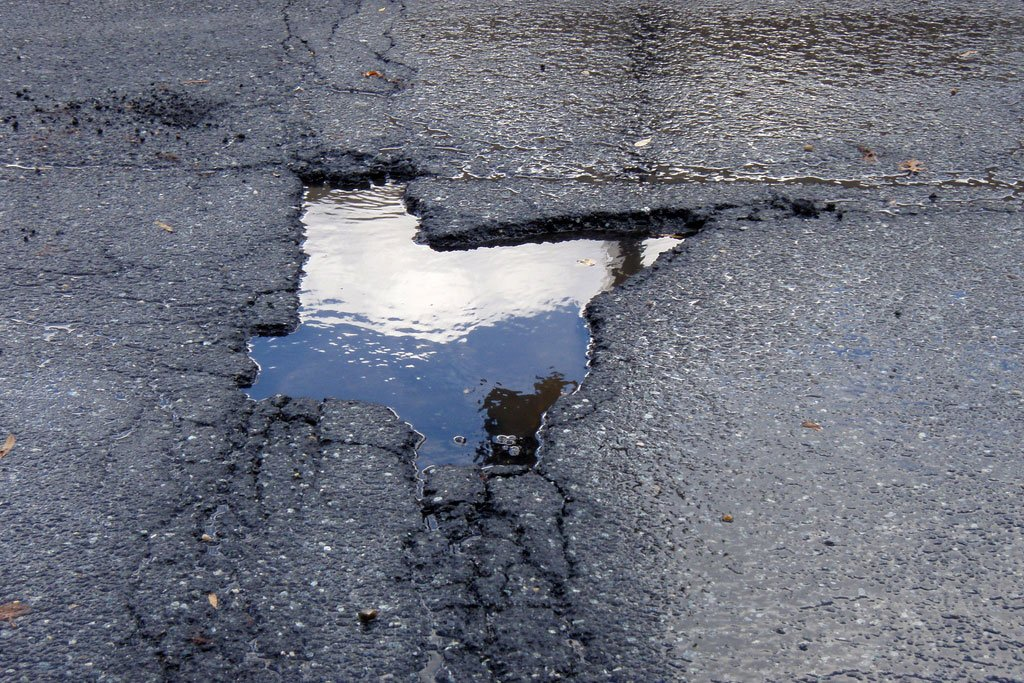
#> input picture img032.jpg, 1024 x 683 px
$ jupyter execute Untitled.ipynb   (older library calls are emulated)
#> lines starting #> are read from the running program, lines starting #| are printed output that depends on the picture; after the words box and inside, x2 and y2 are one past the last pixel; in counts of white or black regions, pixels touching at a corner belong together
[cell 1]
import numpy as np
import cv2
from matplotlib import pyplot as plt
import math


img = cv2.imread('img032.jpg')
#> img is the input picture: shape (683, 1024, 3); mean B, G, R 125.3, 112.9, 109.1
gray = cv2.cvtColor(img, cv2.COLOR_BGR2GRAY)
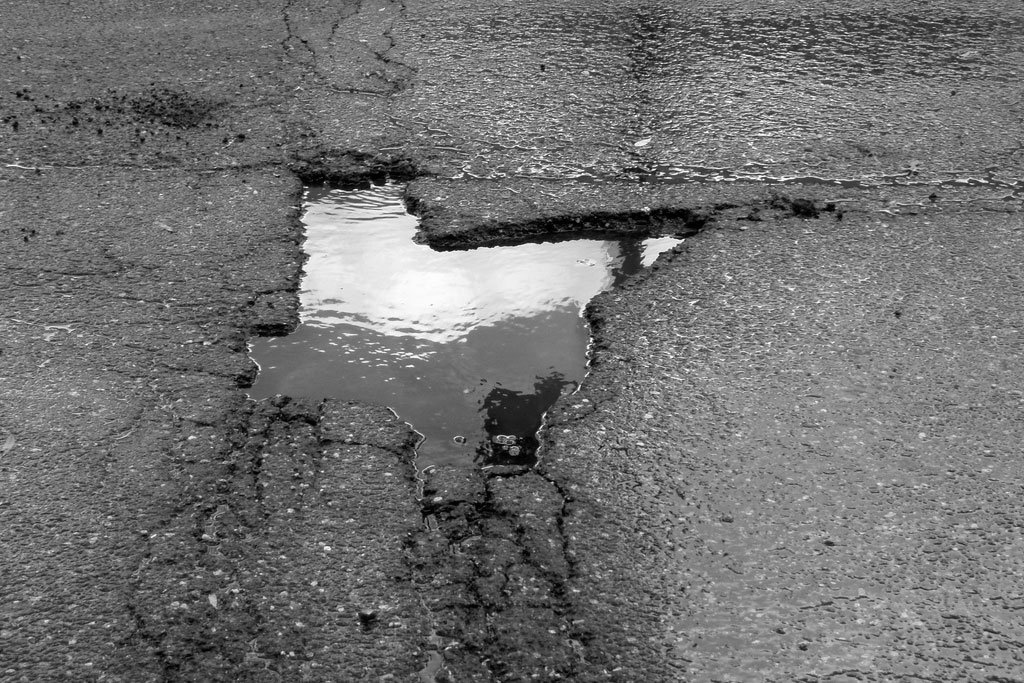
#> gray: shape (683, 1024); min 0, max 255, mean 113.2
blur = cv2.blur(gray,(3,3))
thresh = 255/2
maxValue = 255
th, dst = cv2.threshold(blur, thresh, maxValue, cv2.THRESH_BINARY_INV)
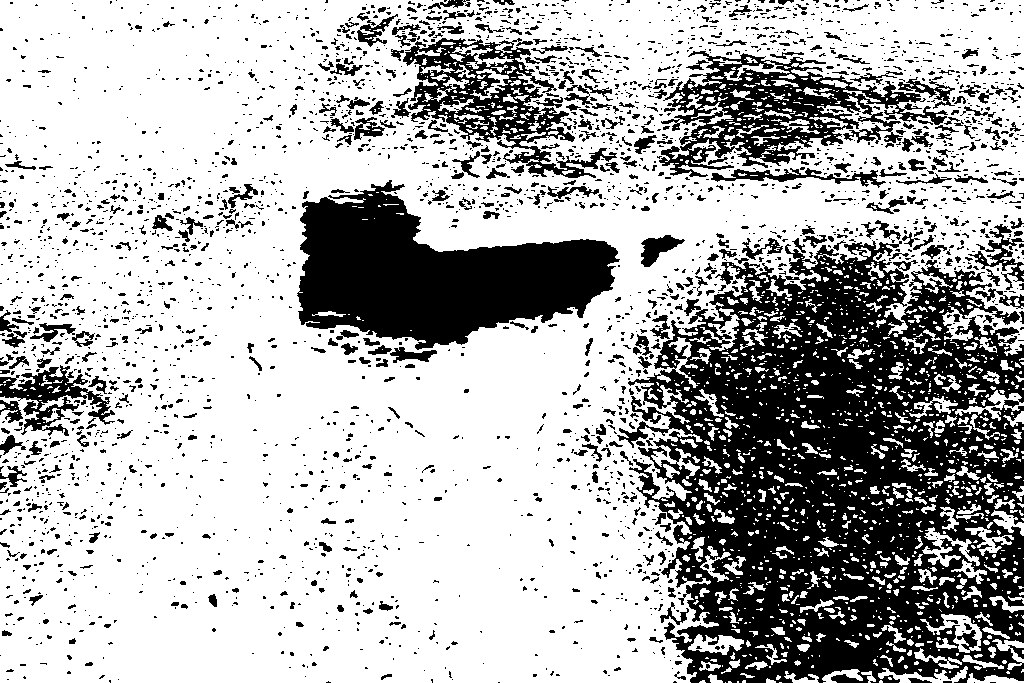
#> dst: shape (683, 1024); 69.9% white; 3158 black regions (2652 under 20 px), largest, box (x1, y1, x2, y2) and area: (617, 240, 1024, 683) 110183, (297, 180, 620, 350) 30509, (659, 51, 948, 177) 12972
#> th = 127

edges = cv2.Canny(img, thresh,maxValue)
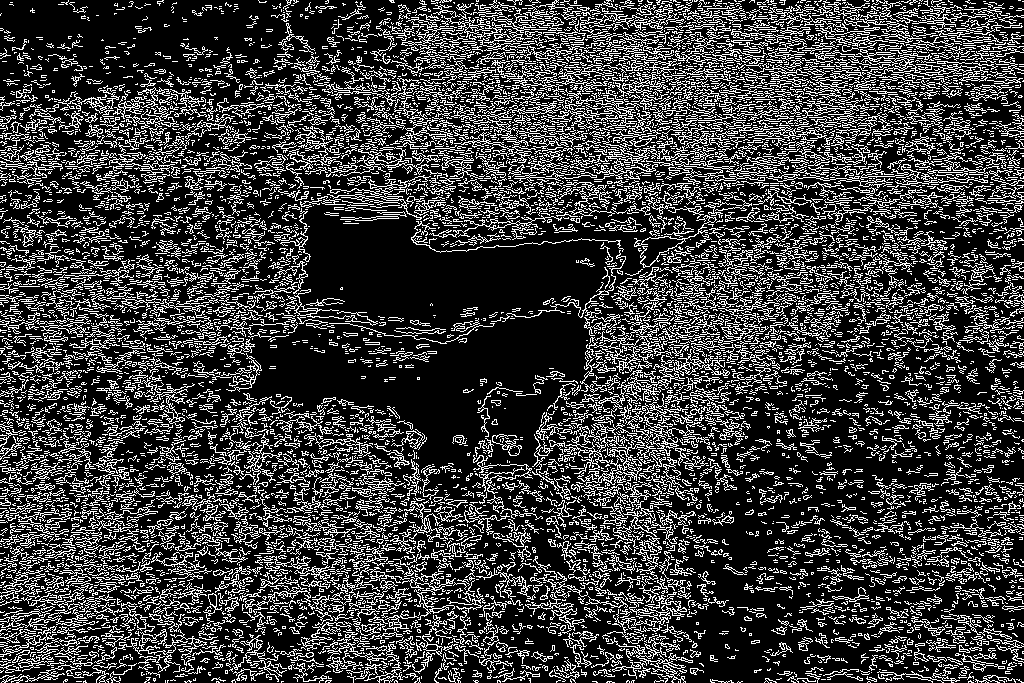
#> edges: shape (683, 1024); 23.9% white in thin lines or dots

im2, contours, hierarchy = cv2.findContours(dst, cv2.RETR_TREE, cv2.CHAIN_APPROX_SIMPLE)
#> contours = 5047 contours, 3962 with area under 20; largest, box (x1, y1, x2, y2) and area: (0, 0, 1024, 683) 549579, (296, 179, 621, 351) 31294, (658, 50, 949, 178) 16759, (402, 37, 618, 179) 13052, (710, 167, 887, 189) 1354
draw = cv2.drawContours(img, contours, -1, (0, 255, 0), 3)
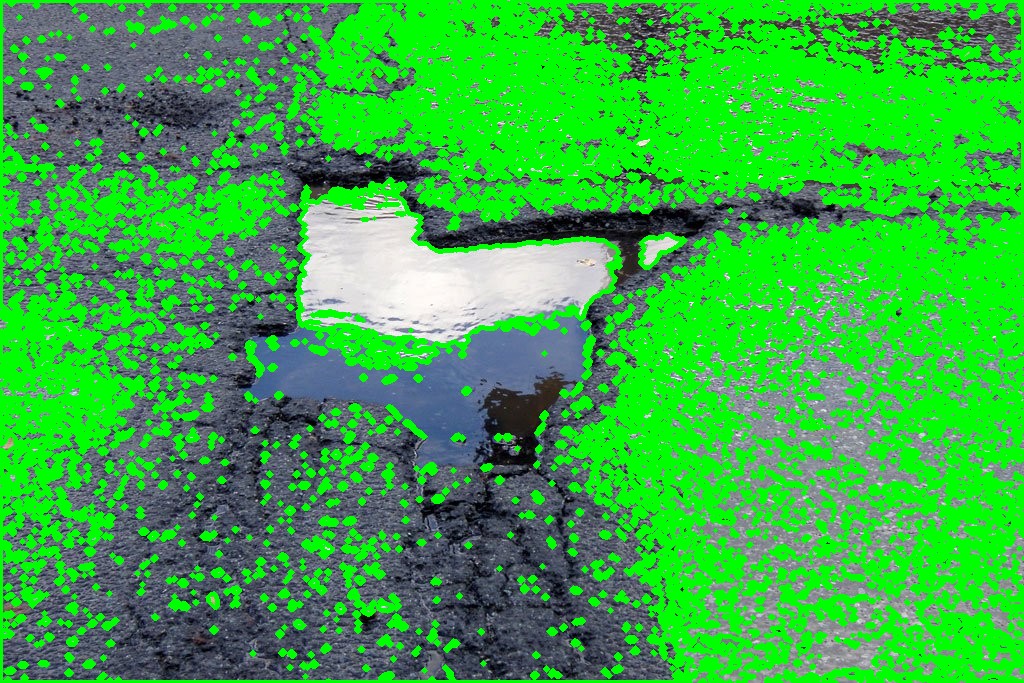
#> draw: shape (683, 1024, 3); mean B, G, R 65.6, 173.8, 55.7
# plt.imshow(draw)
ref_area = 0.0
max_index = 0
for x in range(len(contours)):
    area = cv2.contourArea(contours[x])
    if area > ref_area:
        ref_area = area
        max_index = x
#> this loop made 5047 passes
#> (area, ref_area) on passes 8, 11, 12, 26, 92, 145, 1357: (21, 21), (59.5, 59.5), (220.5, 220.5), (443.5, 443.5), (581.5, 581.5), (949.5, 949.5), (549579, 549579)
#> area on passes 16, 17, 23, 34, 35, 36: 54, 133, 209, 75.5, 99.5, 22.5
#> after the loop, max_index = 1356; ref_area = 549579
draw1 = cv2.drawContours(img, contours, max_index, (255, 0, 0), 3)
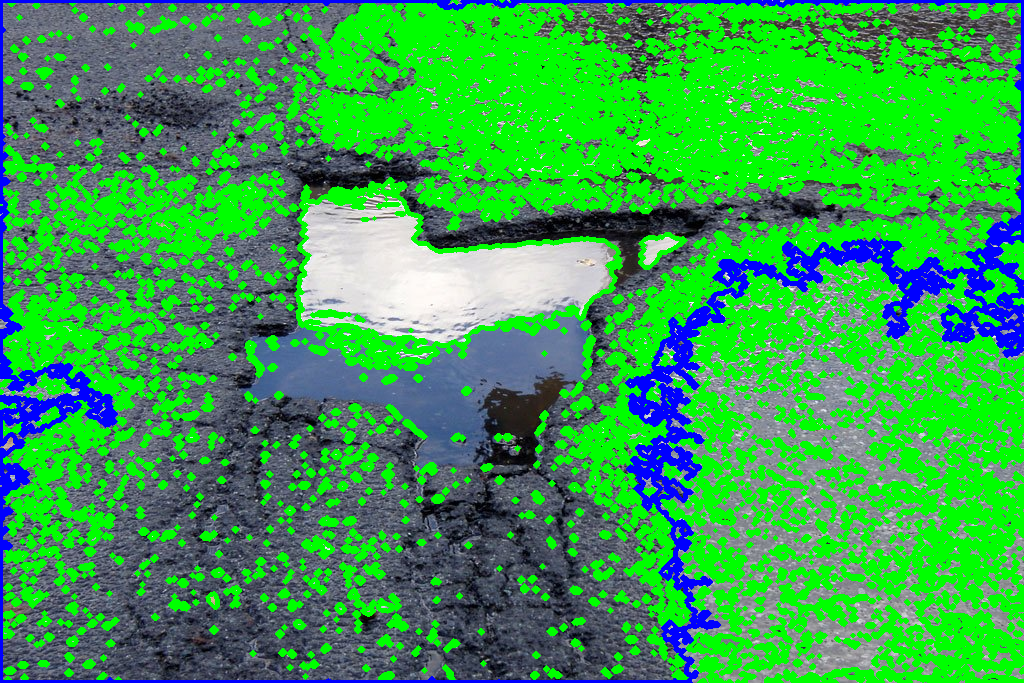
#> draw1: shape (683, 1024, 3); mean B, G, R 78.2, 161.2, 55.7
# plt.imshow(draw1)
print(ref_area)
#| 549579.0
# cv2.imshow('image',draw1)
# cv2.waitKey(0)

for c in contours:
    # compute the center of the contour
    M = cv2.moments(c)
    # calculate x,y coordinate of center
    if M["m00"] != 0:
        cX = int(M["m10"] / M["m00"])
        cY = int(M["m01"] / M["m00"])
    else:
        cX, cY = 0, 0
#> this loop made 5047 passes
#> (c, cX, cY) on passes 1, 2, 3, 4, 15, 18, 20, 21, 22, 27, 28: ([[779, 682], [781, 682]], 0, 0), ([[725, 682]], 0, 0), ([[737, 681], [737, 682], [738, 682], [738, 681]], 737, 681), ([[728, 681], [728, 682], [731, 682], [730, 681]], 729, 681), ([[949, 671], [949, 672], [950, 672], [950, 671]], 949, 671), ([[986, 670]], 0, 0), ([[994, 669]], 0, 0), ([[935, 669], [935, 671], [937, 671], [937, 669]], 936, 670), ([[918, 669], [920, 671], [921, 670], [921, 669]], 919, 669), ([[939, 679], [940, 678], [941, 679], [940, 680]], 940, 679), ([[769, 666], [769, 667], [770, 667], [770, 666]], 769, 666)
#> (cX, cY) on passes 5 to 10: (880, 681), (743, 681), (702, 681), (769, 680), (889, 678), (777, 677)

$ run again, with img013.jpg copied over img032.jpg
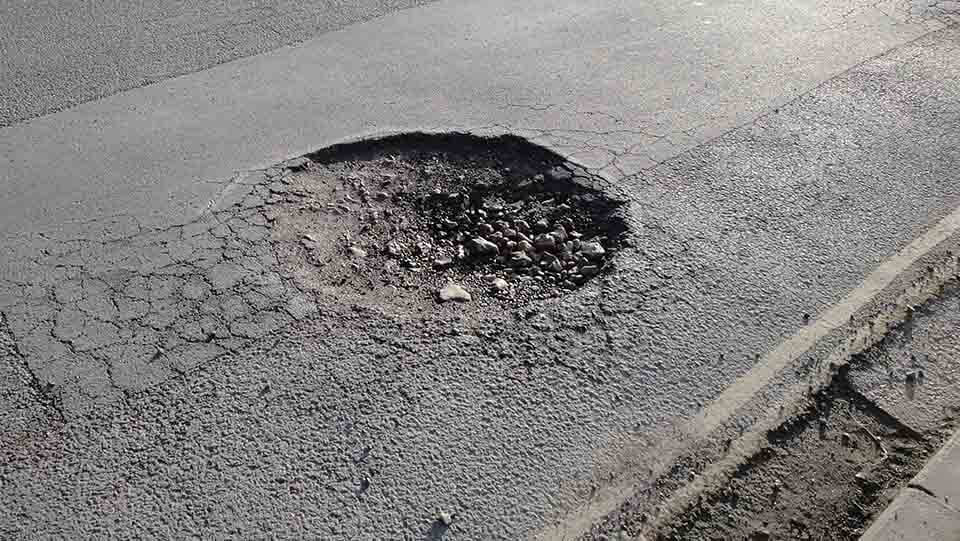
#> input picture img013.jpg, 960 x 541 px
#> img is the input picture: shape (541, 960, 3); mean B, G, R 128.4, 129.5, 131.3
#> `th, dst = cv2.threshold(blur, thresh, maxValue, cv2.THRESH_BINARY_INV)`:
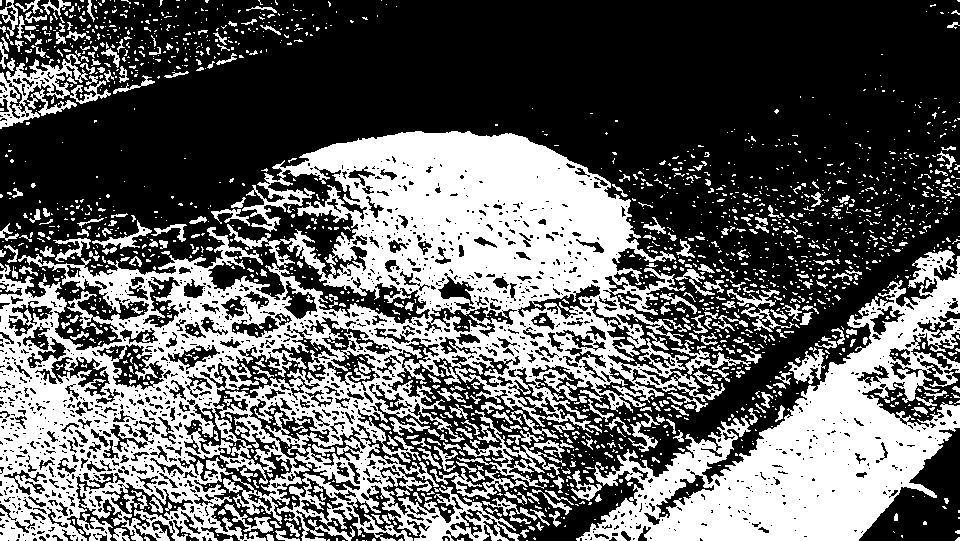
#> dst: shape (541, 960); 38.6% white; 1976 white regions (1643 under 20 px), largest, box (x1, y1, x2, y2) and area: (0, 131, 725, 541) 123928, (576, 250, 960, 541) 40525, (0, 54, 111, 129) 2788
#> th = 127
#> edges: shape (541, 960); 24.7% white in thin lines or dots
#> contours = 3741 contours, 3045 with area under 20; largest, box (x1, y1, x2, y2) and area: (0, 131, 725, 541) 159914, (576, 250, 960, 541) 42512, (212, 328, 339, 412) 3134, (0, 54, 111, 129) 2694, (249, 398, 361, 492) 2234
#> the loop `for x in range(len(contours)):` made 3741 passes
#> (area, ref_area) on passes 20, 27, 30, 78, 143, 302, 833, 1746: (30.5, 30.5), (77.5, 77.5), (109, 109), (309, 309), (576.5, 576.5), (1234, 1234), (42512.5, 42512.5), (159913.5, 159913.5)
#> after the loop `for x in range(len(contours)):`: max_index = 1745; ref_area = 159913.5
#> `draw1 = cv2.drawContours(img, contours, max_index, (255, 0, 0), 3)`:
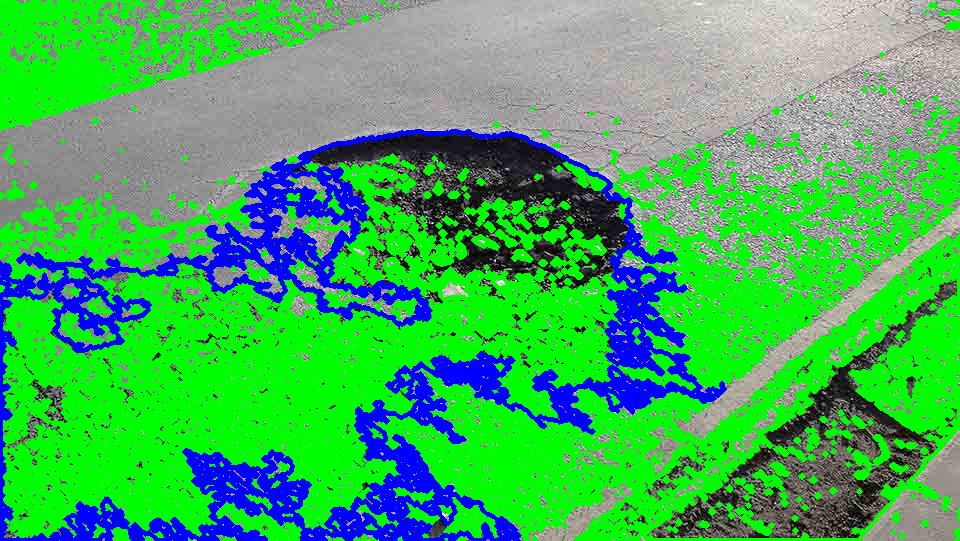
#> draw1: shape (541, 960, 3); mean B, G, R 91.4, 173.6, 66.9
#| 159913.5
#> the loop `for c in contours:` made 3741 passes
#> (c, cX, cY) on passes 1 to 7: ([[526, 540], [527, 540]], 0, 0), ([[366, 540]], 0, 0), ([[362, 540], [364, 540]], 0, 0), ([[342, 540], [344, 540]], 0, 0), ([[190, 540]], 0, 0), ([[356, 539], [356, 540], [357, 540], [357, 539]], 356, 539), ([[328, 539], [327, 540], [329, 540], [329, 539]], 328, 539)

$ run again, with img023.jpg copied over img032.jpg
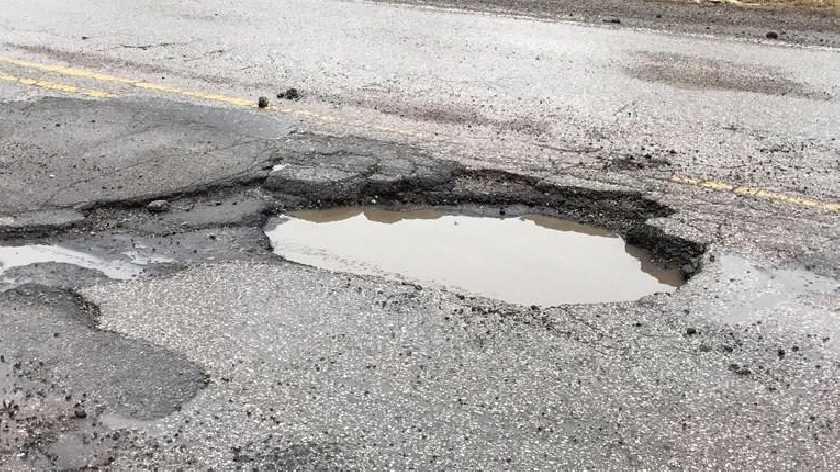
#> input picture img023.jpg, 840 x 472 px
#> img is the input picture: shape (472, 840, 3); mean B, G, R 162.8, 165.5, 168.8
#> `th, dst = cv2.threshold(blur, thresh, maxValue, cv2.THRESH_BINARY_INV)`:
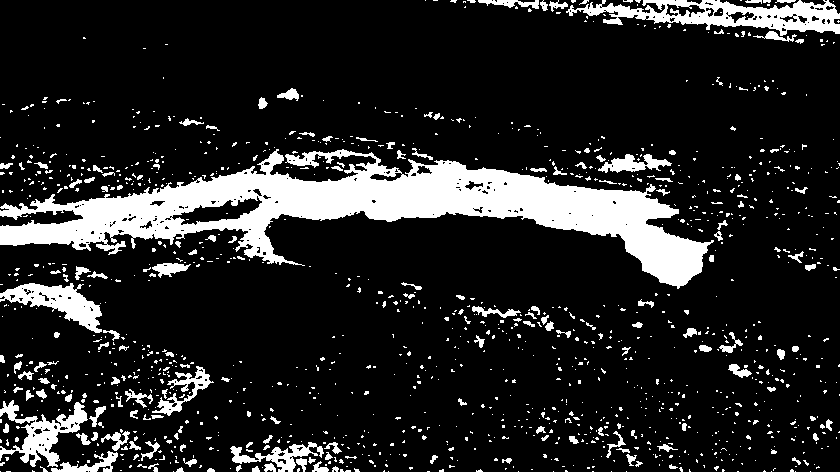
#> dst: shape (472, 840); 14.8% white; 1279 white regions (1110 under 20 px), largest, box (x1, y1, x2, y2) and area: (0, 149, 714, 289) 32991, (566, 0, 840, 36) 4469, (0, 283, 102, 333) 2156
#> th = 127
#> edges: shape (472, 840); 21.5% white in thin lines or dots
#> contours = 1471 contours, 1333 with area under 20; largest, box (x1, y1, x2, y2) and area: (0, 149, 714, 289) 33466, (566, 0, 840, 36) 4808, (0, 283, 102, 333) 2103, (0, 400, 88, 467) 1942, (171, 195, 263, 226) 1198
#> the loop `for x in range(len(contours)):` made 1471 passes
#> (area, ref_area) on passes 47, 64, 71, 132, 176, 399, 806, 1157: (24, 24), (58, 58), (69.5, 69.5), (411, 411), (853.5, 853.5), (1942.5, 1942.5), (2103, 2103), (33466, 33466)
#> after the loop `for x in range(len(contours)):`: max_index = 1156; ref_area = 33466
#> `draw1 = cv2.drawContours(img, contours, max_index, (255, 0, 0), 3)`:
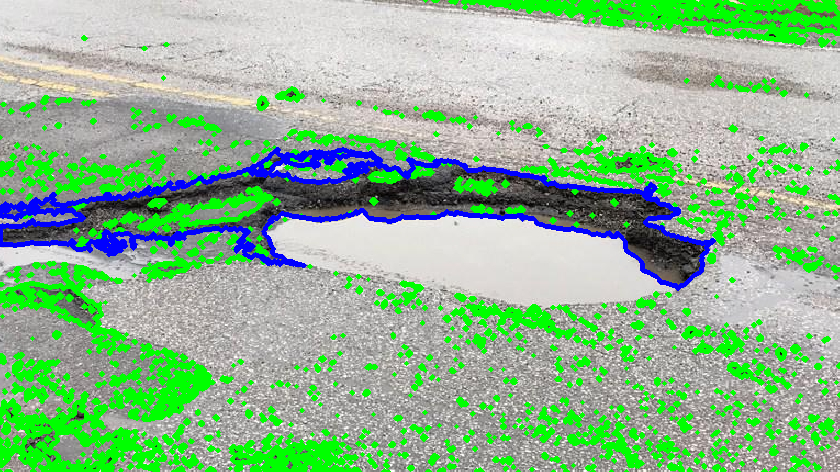
#> draw1: shape (472, 840, 3); mean B, G, R 146.2, 182.5, 142.8
#| 33466.0
#> the loop `for c in contours:` made 1471 passes
#> (c, cX, cY) on passes 1 to 8: ([[810, 471]], 0, 0), ([[795, 471]], 0, 0), ([[771, 471]], 0, 0), ([[737, 471], [738, 471]], 0, 0), ([[626, 471]], 0, 0), ([[611, 471]], 0, 0), ([[592, 471], [593, 471]], 0, 0), ([[553, 471]], 0, 0)
